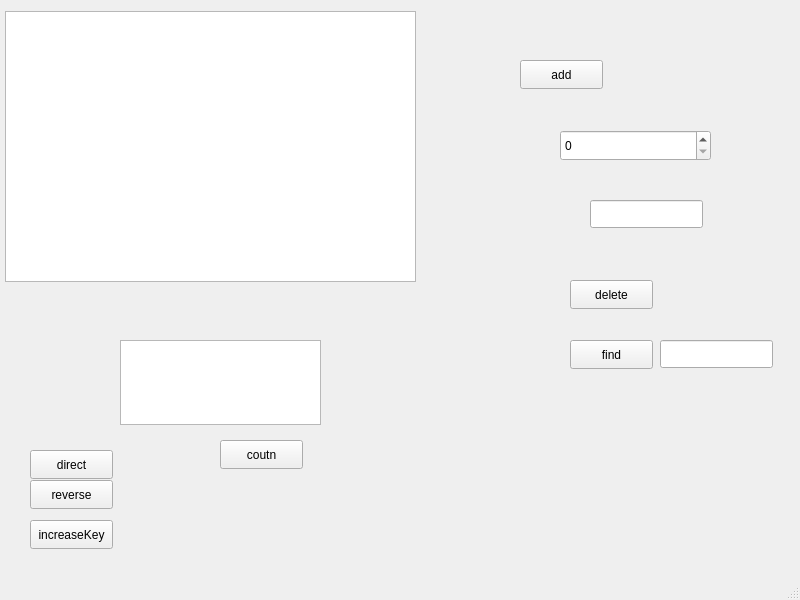
<?xml version="1.0" encoding="UTF-8"?>
<ui version="4.0">
 <class>MainWindow</class>
 <widget class="QMainWindow" name="MainWindow">
  <property name="geometry">
   <rect>
    <x>0</x>
    <y>0</y>
    <width>800</width>
    <height>600</height>
   </rect>
  </property>
  <property name="windowTitle">
   <string>MainWindow</string>
  </property>
  <widget class="QWidget" name="centralwidget">
   <widget class="QTreeView" name="treeView">
    <property name="geometry">
     <rect>
      <x>5</x>
      <y>11</y>
      <width>411</width>
      <height>271</height>
     </rect>
    </property>
   </widget>
   <widget class="QSpinBox" name="key">
    <property name="geometry">
     <rect>
      <x>560</x>
      <y>130</y>
      <width>151</width>
      <height>31</height>
     </rect>
    </property>
   </widget>
   <widget class="QLineEdit" name="value">
    <property name="geometry">
     <rect>
      <x>590</x>
      <y>200</y>
      <width>113</width>
      <height>28</height>
     </rect>
    </property>
   </widget>
   <widget class="QPushButton" name="addBtn">
    <property name="geometry">
     <rect>
      <x>520</x>
      <y>60</y>
      <width>83</width>
      <height>29</height>
     </rect>
    </property>
    <property name="text">
     <string>add</string>
    </property>
   </widget>
   <widget class="QPushButton" name="deleteBtn">
    <property name="geometry">
     <rect>
      <x>570</x>
      <y>280</y>
      <width>83</width>
      <height>29</height>
     </rect>
    </property>
    <property name="text">
     <string>delete</string>
    </property>
   </widget>
   <widget class="QPushButton" name="findBtn">
    <property name="geometry">
     <rect>
      <x>570</x>
      <y>340</y>
      <width>83</width>
      <height>29</height>
     </rect>
    </property>
    <property name="text">
     <string>find</string>
    </property>
   </widget>
   <widget class="QLineEdit" name="valueEdit">
    <property name="geometry">
     <rect>
      <x>660</x>
      <y>340</y>
      <width>113</width>
      <height>28</height>
     </rect>
    </property>
   </widget>
   <widget class="QTextEdit" name="printOrder">
    <property name="geometry">
     <rect>
      <x>120</x>
      <y>340</y>
      <width>201</width>
      <height>85</height>
     </rect>
    </property>
   </widget>
   <widget class="QPushButton" name="directBtn">
    <property name="geometry">
     <rect>
      <x>30</x>
      <y>450</y>
      <width>83</width>
      <height>29</height>
     </rect>
    </property>
    <property name="text">
     <string>direct</string>
    </property>
   </widget>
   <widget class="QPushButton" name="reverseBtn">
    <property name="geometry">
     <rect>
      <x>30</x>
      <y>480</y>
      <width>83</width>
      <height>29</height>
     </rect>
    </property>
    <property name="text">
     <string>reverse</string>
    </property>
   </widget>
   <widget class="QPushButton" name="IncreaseKeyBtn">
    <property name="geometry">
     <rect>
      <x>30</x>
      <y>520</y>
      <width>83</width>
      <height>29</height>
     </rect>
    </property>
    <property name="text">
     <string>increaseKey</string>
    </property>
   </widget>
   <widget class="QPushButton" name="countLeftNodesBtn">
    <property name="geometry">
     <rect>
      <x>220</x>
      <y>440</y>
      <width>83</width>
      <height>29</height>
     </rect>
    </property>
    <property name="text">
     <string>coutn</string>
    </property>
   </widget>
  </widget>
  <widget class="QMenuBar" name="menubar">
   <property name="geometry">
    <rect>
     <x>0</x>
     <y>0</y>
     <width>800</width>
     <height>25</height>
    </rect>
   </property>
  </widget>
  <widget class="QStatusBar" name="statusbar"/>
 </widget>
 <resources/>
 <connections/>
</ui>
